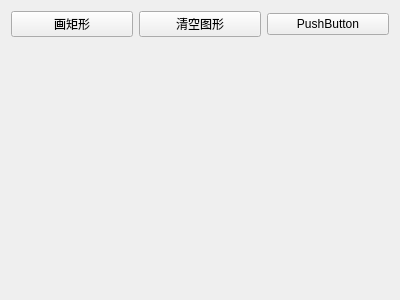
<?xml version="1.0" encoding="UTF-8"?>
<ui version="4.0">
 <class>FGraphRender</class>
 <widget class="QWidget" name="FGraphRender">
  <property name="geometry">
   <rect>
    <x>0</x>
    <y>0</y>
    <width>400</width>
    <height>300</height>
   </rect>
  </property>
  <property name="windowTitle">
   <string>Form</string>
  </property>
  <layout class="QGridLayout" name="gridLayout">
   <item row="0" column="0">
    <widget class="QPushButton" name="btn_drawRect">
     <property name="text">
      <string>画矩形</string>
     </property>
    </widget>
   </item>
   <item row="0" column="1">
    <widget class="QPushButton" name="btn_clear">
     <property name="text">
      <string>清空图形</string>
     </property>
    </widget>
   </item>
   <item row="0" column="2">
    <widget class="QPushButton" name="pushButton_3">
     <property name="text">
      <string>PushButton</string>
     </property>
    </widget>
   </item>
   <item row="1" column="0" colspan="3">
    <widget class="GraphRenderWidget" name="widget" native="true"/>
   </item>
  </layout>
 </widget>
 <customwidgets>
  <customwidget>
   <class>GraphRenderWidget</class>
   <extends>QWidget</extends>
   <header>GraphRenderWidget.h</header>
   <container>1</container>
  </customwidget>
 </customwidgets>
 <resources/>
 <connections/>
</ui>
